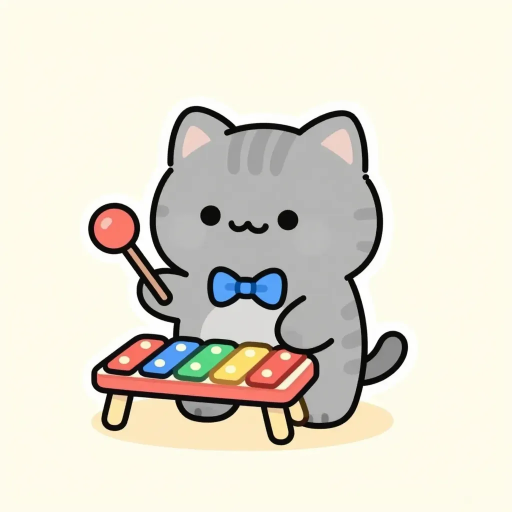
#> input picture episodes/50-yinyue/catparade/stickers/raw/huihui.webp, 1024 x 1024 px (shown at 1/2 size)
$ python shatter.py ../../50-yinyue/catparade/stickers/raw/huihui.webp ../../50-yinyue/catparade/stickers/raw/juzi.webp ../../50-yinyue/catparade/stickers/raw/juzi.webp 1.0 1.0
#> lines starting #> are read from the running program, lines starting #| are printed output that depends on the picture; after the words box and inside, x2 and y2 are one past the last pixel; in counts of white or black regions, pixels touching at a corner belong together
"""The screen breaks: cracks spread from the bullet's nose over a frozen frame, hold, then the shards fall away and reveal the
watch underneath. usage: python3 shatter.py <freeze.png> <watch frames dir (w%04d.png)> <out dir> <ex> <ey>"""
import sys, os, math, random
import numpy as np
from PIL import Image, ImageDraw, ImageFilter, ImageChops
FREEZE, WDIR, OUT, EX, EY = sys.argv[1], sys.argv[2], sys.argv[3], float(sys.argv[4]), float(sys.argv[5])
W, H = 1080, 1920; FPS = 30
N_GROW, N_HOLD, N_FALL = 4, 8, 24
rnd = random.Random(1865); os.makedirs(OUT, exist_ok=True)
E = np.array([EX, EY])

# ---- the crack web: radial cracks at jittered angles, rings at jittered radii; shards are the cells between them
NR = 14
th = sorted((i + rnd.uniform(-0.32, 0.32)) * 2 * math.pi / NR for i in range(NR))
R = [0, 38, 95, 190, 330, 540, 820, 1250, 2600]
P = {}
for i in range(NR):
    for j, r in enumerate(R):
        a = th[i] + (rnd.uniform(-0.06, 0.06) if 0 < j < len(R) - 1 else 0)
        rr = r * (1 + (rnd.uniform(-0.12, 0.12) if 0 < j < len(R) - 1 else 0))
        P[i, j] = E + rr * np.array([math.cos(a), math.sin(a)])
mids = {}
def edge(a, b):   # a jagged edge between two web points, the same jag for both shards that share it
    k = (min(a, b), max(a, b))
    if k not in mids:
        pa, pb = P[k[0]], P[k[1]]; d = pb - pa; n = np.array([-d[1], d[0]]) / (np.linalg.norm(d) + 1e-6)
        m = max(1, int(np.linalg.norm(d) / 70))
        mids[k] = [pa + d * (q / (m + 1)) + n * rnd.uniform(-1, 1) * min(14, np.linalg.norm(d) * 0.05) for q in range(1, m + 1)]
    pts = mids[k]
    return pts if a <= b else pts[::-1]
shards = []
for i in range(NR):
    i2 = (i + 1) % NR
    for j in range(len(R) - 1):
        if j == 0:
            poly = [P[i, 0]] + edge((i, 0), (i, 1)) + [P[i, 1]] + edge((i, 1), (i2, 1)) + [P[i2, 1]] + edge((i2, 1), (i2, 0))
        else:
            poly = [P[i, j]] + edge((i, j), (i, j + 1)) + [P[i, j + 1]] + edge((i, j + 1), (i2, j + 1)) + [P[i2, j + 1]] + edge((i2, j + 1), (i2, j)) + [P[i2, j]] + edge((i2, j), (i, j))
        shards.append([tuple(map(float, p)) for p in poly])
# ring cracks that never broke through: drawn but the two cells fall together
breaks = {(i, j): (rnd.random() < (0.95 if j < 4 else 0.7)) for i in range(NR) for j in range(1, len(R) - 1)}

def crack_layer(reveal):
    """white crack lines (with a dark refraction edge) out to radius `reveal`"""
    L = Image.new("RGBA", (W, H), (0, 0, 0, 0)); d = ImageDraw.Draw(L)
    def seg(pa, pb, w, a):
        if np.linalg.norm(np.array(pa) - E) > reveal and np.linalg.norm(np.array(pb) - E) > reveal: return
        d.line([(pa[0] + 1.5, pa[1] + 1.5), (pb[0] + 1.5, pb[1] + 1.5)], fill=(0, 0, 0, int(a * 0.6)), width=w + 1)
        d.line([pa, pb], fill=(235, 242, 250, a), width=w)
    for i in range(NR):   # radial cracks
        for j in range(len(R) - 1):
            pts = [P[i, j]] + edge((i, j), (i, j + 1)) + [P[i, j + 1]]
            for a, b in zip(pts, pts[1:]): seg(tuple(a), tuple(b), 3 if j < 3 else 2, 230 if j < 4 else 190)
    for i in range(NR):   # ring cracks
        i2 = (i + 1) % NR
        for j in range(1, len(R) - 1):
            if not breaks[i, j]: continue
            pts = [P[i, j]] + edge((i, j), (i2, j)) + [P[i2, j]]
            for a, b in zip(pts, pts[1:]): seg(tuple(a), tuple(b), 2, 200 if j < 4 else 150)
    for _ in range(70):   # hairline branches
        i = rnd.randrange(NR); j = rnd.randrange(1, len(R) - 2)
        p = P[i, j] + (P[i, j + 1] - P[i, j]) * rnd.random(); a = rnd.uniform(0, 2 * math.pi); ln = rnd.uniform(15, 70)
        q = p + ln * np.array([math.cos(a), math.sin(a)]); seg(tuple(p), tuple(q), 1, 140)
    # the crushed white star at the nose
    for _ in range(260):
        a = rnd.uniform(0, 2 * math.pi); r = abs(rnd.gauss(0, 22)); p = E + r * np.array([math.cos(a), math.sin(a)])
        if r < reveal: d.ellipse([p[0] - 1.6, p[1] - 1.6, p[0] + 1.6, p[1] + 1.6], fill=(255, 255, 255, rnd.randint(120, 255)))
    return L

def sheen(base):   # each pane catches the light a little differently
    S = Image.new("RGBA", (W, H), (0, 0, 0, 0)); d = ImageDraw.Draw(S)
    for poly in shards: d.polygon(poly, fill=(255, 255, 255, rnd.randint(3, 13)))
    return Image.alpha_composite(base, S)

freeze = Image.open(FREEZE).convert("RGBA").resize((W, H))
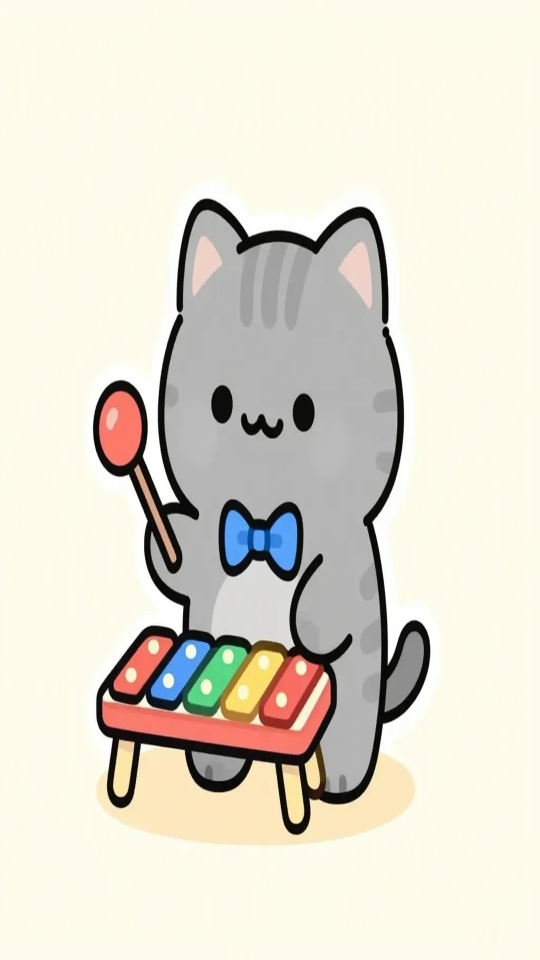
#> freeze: PIL image 1080x1920 RGBA (shown at 1/2 size); mean R, G, B, A 225.3, 220.4, 207.1, 255
full = sheen(Image.alpha_composite(freeze, crack_layer(9999)))
#> in crack_layer, `L = Image.new('RGBA', (W, H), (0, 0, 0, 0))`: L: PIL image 1080x1920 RGBA; every value is 0
k = 0
for f in range(N_GROW + N_HOLD):   # cracks race out with a flash at the nose, then hold
    reveal = 2600 * min(1.0, ((f + 1) / N_GROW) ** 1.6)
    img = Image.alpha_composite(freeze, crack_layer(reveal)) if f < N_GROW else full.copy()
    if f < 5:
        fl = Image.new("RGBA", (W, H), (0, 0, 0, 0)); fd = ImageDraw.Draw(fl); rad = 120 + 90 * f; al = int(230 * (1 - f / 5))
        fd.ellipse([EX - rad, EY - rad, EX + rad, EY + rad], fill=(255, 250, 240, al)); fl = fl.filter(ImageFilter.GaussianBlur(40 + 12 * f))
        img = Image.alpha_composite(img, fl)
    img.convert("RGB").save(f"{OUT}/s{k:04d}.png"); k += 1
#> this loop made 12 passes
#> pass 1, `fl = fl.filter(ImageFilter.GaussianBlur(40 + 12 * f))`:
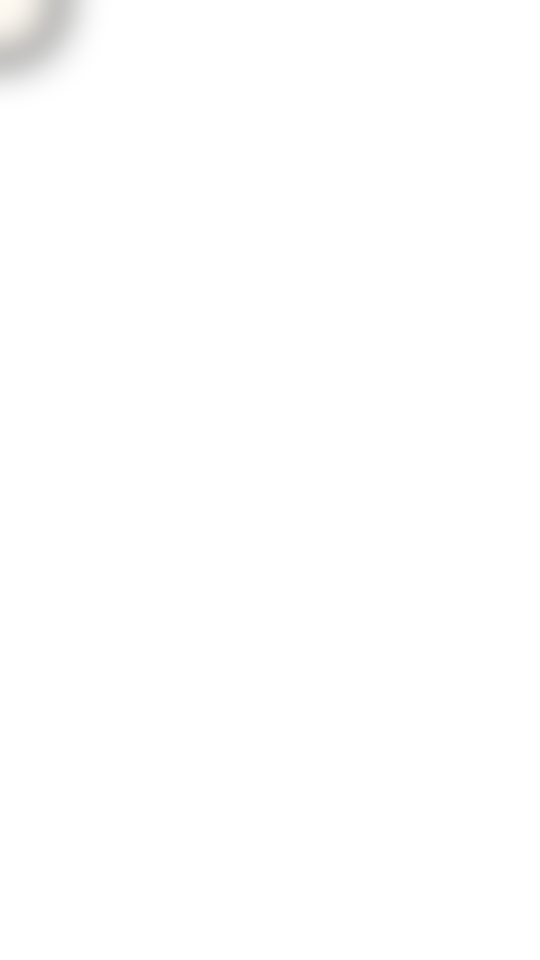
#> fl: PIL image 1080x1920 RGBA (shown at 1/2 size); mean R, G, B, A 1.5, 1.4, 1.4, 1.3; transparent parts drawn white
#> pass 1, `img.convert('RGB').save(f'{OUT}/s{k:04d}.png')`:
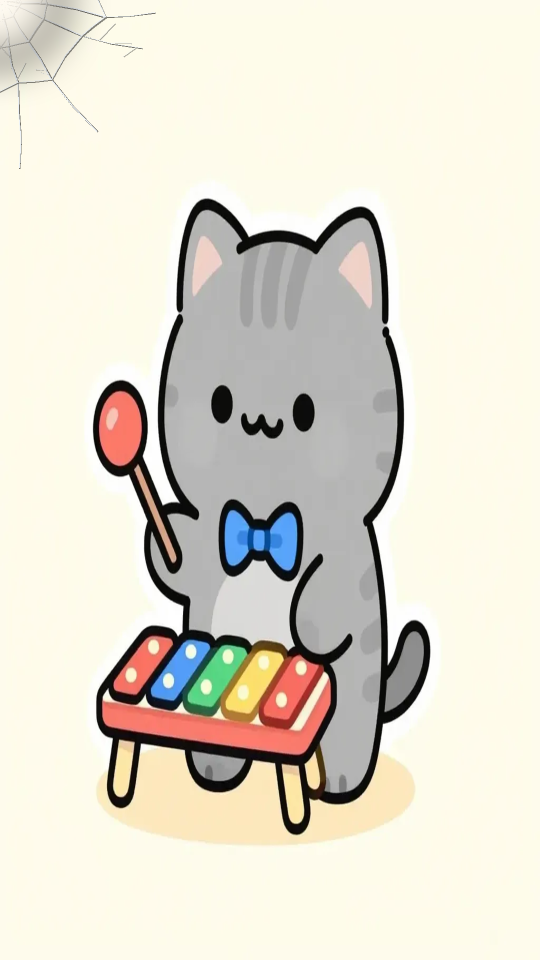
#> saved as s0000.png: PIL image 1080x1920 RGB (shown at 1/2 size); mean R, G, B 224.7, 219.8, 206.6
#> after the loop, k = 12

# the fall: inner panes go first; each drops, drifts outward, turns and shrinks a little as it falls away
pieces = []
for poly in shards:
    xs = [p[0] for p in poly]; ys = [p[1] for p in poly]
    x0, y0, x1, y1 = max(0, int(min(xs)) - 2), max(0, int(min(ys)) - 2), min(W, int(max(xs)) + 3), min(H, int(max(ys)) + 3)
    if x1 <= x0 or y1 <= y0: continue
    m = Image.new("L", (W, H), 0); ImageDraw.Draw(m).polygon(poly, fill=255)
    crop = full.crop((x0, y0, x1, y1)); mc = m.crop((x0, y0, x1, y1))
    edge_l = Image.new("RGBA", crop.size, (0, 0, 0, 0)); ImageDraw.Draw(edge_l).line([(p[0] - x0, p[1] - y0) for p in poly] + [(poly[0][0] - x0, poly[0][1] - y0)], fill=(255, 255, 255, 150), width=2)
    crop = Image.alpha_composite(crop, edge_l); crop.putalpha(ImageChops.multiply(crop.getchannel("A"), mc))
    c = np.array([sum(xs) / len(xs), sum(ys) / len(ys)]); dist = np.linalg.norm(c - E)
    pieces.append(dict(img=crop, x0=x0, y0=y0, c=c, delay=min(0.2, dist / 2600 * 0.24) + rnd.uniform(0, 0.06),
                       vx=(c[0] - EX) * rnd.uniform(0.3, 0.9), vy=rnd.uniform(-160, 60) + (c[1] - EY) * 0.2, w=rnd.uniform(-3.2, 3.2), sh=rnd.uniform(0.1, 0.3)))
#> this loop made 112 passes
#> pass 2, `crop = full.crop((x0, y0, x1, y1))`:
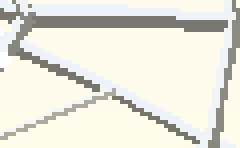
#> crop: PIL image 60x37 RGBA (shown 4 times larger); mean R, G, B, A 230.6, 229.4, 219, 255
#> pass 2, `mc = m.crop((x0, y0, x1, y1))`:
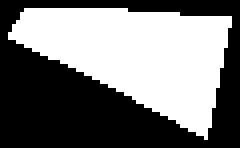
#> mc: PIL image 60x37 L (shown 4 times larger); 47.1% white; 1 white region, box (x1, y1, x2, y2) and area: (2, 2, 58, 35) 1046
#> after the loop:
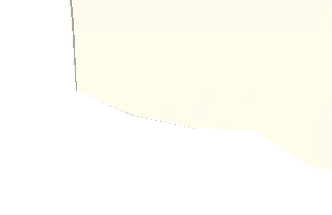
#> crop: PIL image 332x215 RGBA; mean R, G, B, A 252.8, 250.2, 234.4, 120.4; transparent parts drawn white
#> after the loop:
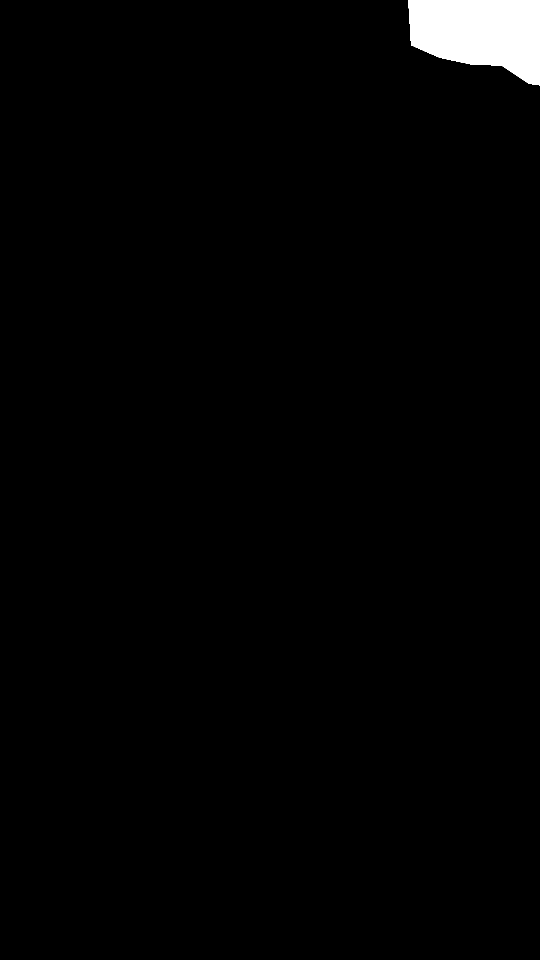
#> m: PIL image 1080x1920 L (shown at 1/2 size); 1.6% white; 1 white region, box (x1, y1, x2, y2) and area: (816, 0, 1080, 171) 33707
#> after the loop, pieces = 47 items
for f in range(N_FALL):
    tt = (f + 1) / FPS
#> (the run stopped early here; a loop or call above may not have finished)

$ run again, on episodes/50-yinyue/catparade/stickers/raw/naitang.webp
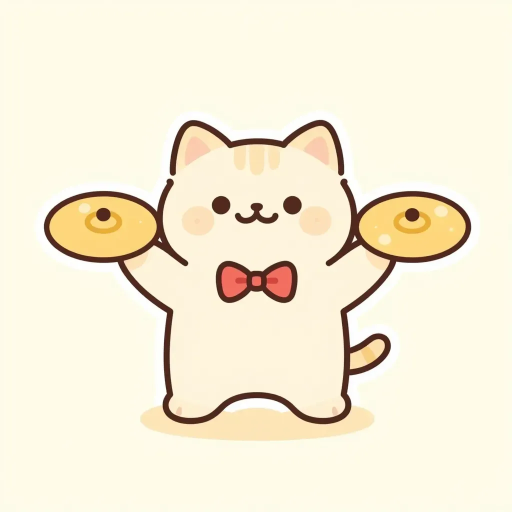
#> input picture episodes/50-yinyue/catparade/stickers/raw/naitang.webp, 1024 x 1024 px (shown at 1/2 size)
#> L: PIL image 1080x1920 RGBA; every value is 0
#> in sheen, `return Image.alpha_composite(base, S)`:
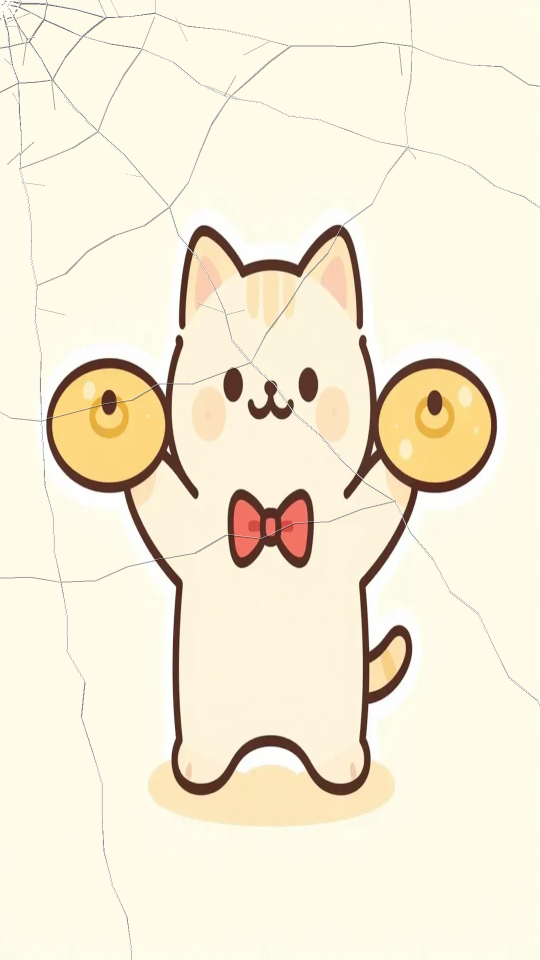
#> returned value: PIL image 1080x1920 RGBA (shown at 1/2 size); mean R, G, B, A 245.2, 236.5, 215.5, 255
#> the loop `for f in range(N_GROW + N_HOLD):` made 12 passes
#> pass 1, `img.convert('RGB').save(f'{OUT}/s{k:04d}.png')`:
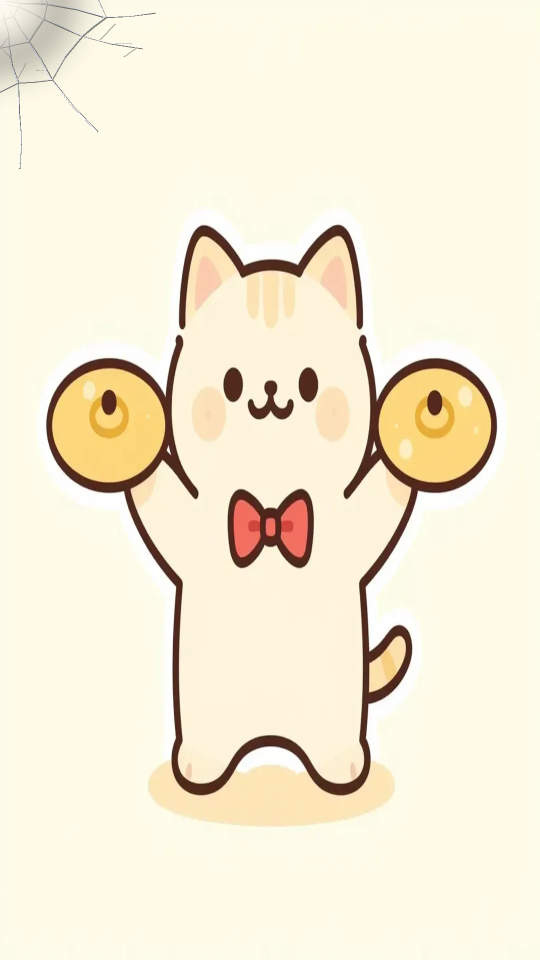
#> saved as s0000.png: PIL image 1080x1920 RGB (shown at 1/2 size); mean R, G, B 245.2, 236.2, 214.3
#> after the loop `for f in range(N_GROW + N_HOLD):`: k = 12
#> after the loop `for poly in shards:`: pieces = 47 items

$ run again, on episodes/50-yinyue/catparade/stickers/raw/xiaobai.webp
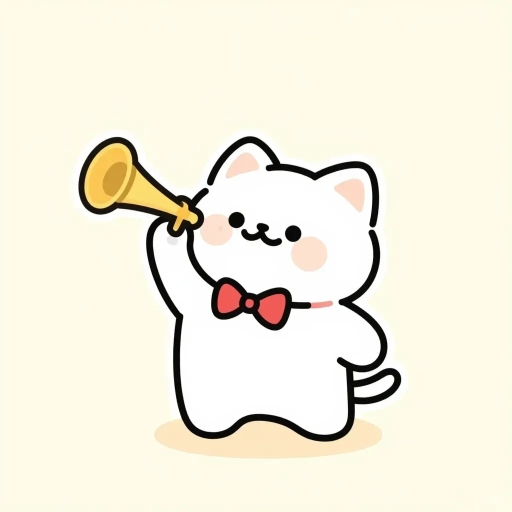
#> input picture episodes/50-yinyue/catparade/stickers/raw/xiaobai.webp, 1024 x 1024 px (shown at 1/2 size)
#> L: PIL image 1080x1920 RGBA; every value is 0
#> the loop `for f in range(N_GROW + N_HOLD):` made 12 passes
#> pass 1, `img.convert('RGB').save(f'{OUT}/s{k:04d}.png')`:
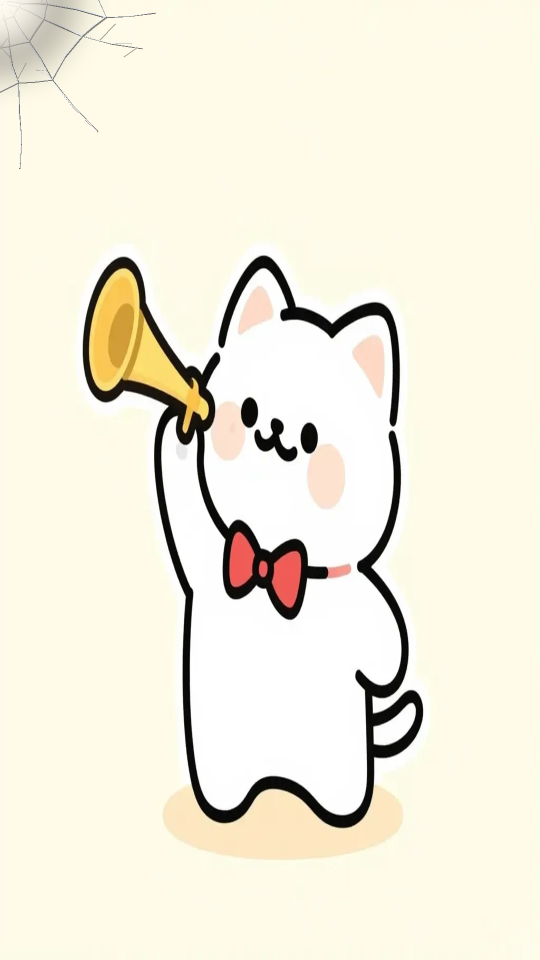
#> saved as s0000.png: PIL image 1080x1920 RGB (shown at 1/2 size); mean R, G, B 242.2, 237.5, 221.3
#> after the loop `for f in range(N_GROW + N_HOLD):`: k = 12
#> after the loop `for poly in shards:`: pieces = 47 items
